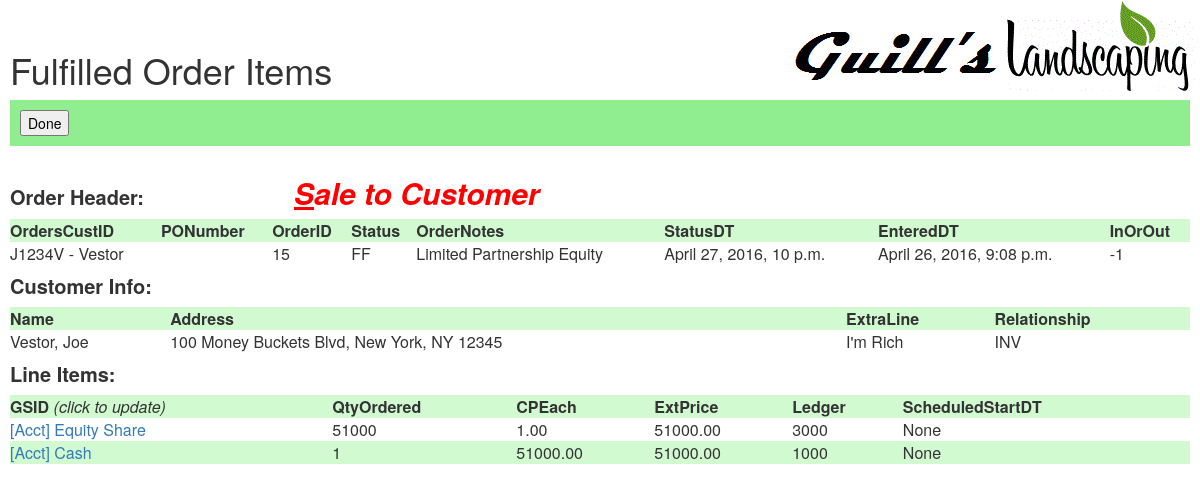
Screenshot of /hort/invoice_item_list/15/ (signed in) with the database file from the repository.
### hort/models.py (models this page shows, shortened)
class Orders(models.Model):
    IN = 1
    OUT = -1
    IN_OR_OUT_CHOICES = ((IN, 'In [1]'), (OUT, 'Out [-1]'),)
    OPEN = 'OP'
    FULLFILLED = 'FF'
    STATUS_CHOICES = ((OPEN, 'Open'), (FULLFILLED, 'Fullfilled'),) # (CANCELLED, 'Cancelled'), (SHIPPED, 'Shipped'),)
    PURCH = 'P'
    SALE = 'S'
    TYPE_CHOICES = ((PURCH, 'Purchase'), (SALE, 'Sale'),)
    USER_CHOICES = User.objects.all().values_list('id', 'username')
    Type = models.CharField(max_length=10, choices=TYPE_CHOICES)
    Status = models.CharField(max_length=10, choices=STATUS_CHOICES, blank=True)
    StatusDT = models.DateTimeField(auto_now=True)
    StatusBy = models.IntegerField(choices=USER_CHOICES, blank=True)  #ref to auth_user.id field?
    OrderNotes = models.TextField(max_length=1000, blank=True)
    AccountingDate = models.DateField(null=True, blank=True)
    EnteredDT = models.DateTimeField(auto_now_add=True)
    EnteredBy = models.IntegerField(choices=USER_CHOICES)  #ref to auth_user.id field?
    OrdersCustID = models.ForeignKey('Customer', on_delete=models.CASCADE)   #ref to hort_customer.id field?
    InOrOut = models.IntegerField(choices=IN_OR_OUT_CHOICES, blank=True)
    PONumber = models.CharField(max_length=20, blank=True)

class Customer(models.Model):
    SUPPLIER = 'SUP'
    CUSTOMER = 'CUS'
    INVESTOR = 'INV'
    OWNER = 'OWN'
    EMPLOYEE = 'EMP'
    RELATIONSHIP_CHOICES = ((SUPPLIER, 'Supplier'), (CUSTOMER, 'Customer'), (INVESTOR, 'Investor'),(OWNER, 'Owner'),(EMPLOYEE, 'Employee'),)
    CustID = models.CharField(max_length=20)
    FirstName = models.CharField(max_length=50, blank=True)
    LastName = models.CharField(max_length=50)
    ExtraLine = models.CharField(max_length=75, blank=True)
    StreetAddress = models.CharField(max_length=75)
    PostOffice = models.CharField(max_length=50)
    ZipCode = models.CharField(max_length=10)
    Relationship = models.CharField(max_length=3, choices=RELATIONSHIP_CHOICES, default=CUSTOMER)
    User_id = models.IntegerField(default=0)
    def __str__(self):
        return self.CustID + ' - ' + self.LastName

class Details(models.Model):
    USER_CHOICES = User.objects.all().values_list('id', 'username')
    L_ITER = [ ( p[0], '{0} - {1}'.format( p[0], p[1] ),) for p in LedgerAcct.objects.values_list('LedgerAcctNum', 'LedgerAcctTxt') ]
    NO = 0
    YES = 1
    ACCT_ENTRY_CHOICES = ((NO, 'No'), (YES, 'Yes'),)
    AcctEntry = models.IntegerField(choices=ACCT_ENTRY_CHOICES, default=0)
    OrderID = models.IntegerField(null=False)
    GSID = models.ForeignKey('GoodAndServices', on_delete=models.CASCADE)
    QtyOrdered = models.IntegerField(null=True)
    QtyInOrOut = models.IntegerField(null=True)
    CPEach = models.DecimalField(max_digits=14, decimal_places=2, default=0.00)
    ExtPrice = models.DecimalField(max_digits=14, decimal_places=2, default=0.00)
    Ledger = models.IntegerField(null=True)
    ScheduledStartDT = models.DateTimeField(null=True, blank=True)
    ScheduledCompleteDT = models.DateTimeField(null=True, blank=True)

class GoodAndServices(models.Model):
    GOOD = 'Good'
    SERVICES = 'Svcs'
    ACCOUNTING = 'Acct'
    CLASS_CHOICES = ((GOOD, 'Good'), (SERVICES, 'Svcs'),(ACCOUNTING, 'Acct'),)
    L_ITER = [ ( p[0], '{0} - {1}'.format( p[0], p[1] ),) for p in LedgerAcct.objects.values_list('LedgerAcctNum', 'LedgerAcctTxt') ]
    SUPPLIERS = Customer.objects.filter(Q(Relationship='SUP') | Q(Relationship='OWN')).values_list('CustID', 'LastName')
    Description = models.CharField(max_length=50)
    Class = models.CharField(max_length=12, choices=CLASS_CHOICES)
    LedgerIn = models.IntegerField(default=0, choices=L_ITER)   #FK to LedgerAcct?
    Cost = models.DecimalField(max_digits=14, decimal_places=2, default=0.00)
    LedgerOut = models.IntegerField(default=0, choices=L_ITER)   #FK to LedgerAcct?
    Price = models.DecimalField(max_digits=14, decimal_places=2, default=0.00)
    PrimarySupplier = models.CharField(max_length=50, choices=SUPPLIERS)
    PrimarySupplierPartNo = models.CharField(max_length=20, blank=True)
    def __str__(self):
        return '[' + self.Class + '] ' +self.Description

### hort/views.py (the view)
# urls.py: url(r'^invoice_item_list/(?P<invoice_id>[0-9]+)/$', views.invoice_item_list, name='invoice_item_list'),
@login_required
def invoice_item_list(request, invoice_id):
    order_info = Orders.objects.get(id=invoice_id)
    cust_str = str(order_info.OrdersCustID)
    cust_arr = cust_str.split(" - ")
    custid = cust_arr[0]
    cust_info = Customer.objects.get(CustID=custid)
    item_info = Details.objects.filter(OrderID=invoice_id)
    item_total = Details.objects.filter(OrderID=invoice_id).aggregate(item_sum=Sum('ExtPrice'))
    print(item_total)
    context = {'order_info':order_info,'cust_info':cust_info,'item_info':item_info,'item_total':item_total}
    return render(request, 'hort/invoice_item.html', context)

### hort/templates/hort/invoice_item.html (shortened to what this page needs)
{% load staticfiles %}
<head>
    <link rel="stylesheet" type="text/css" href="{% static 'hort/style.css' %}" />
    <link href="{% static 'bootstrap/css/bootstrap.css' %}" rel="stylesheet" type="text/css"/>
</head>
{% if order_info.Status|stringformat:"s" == "OP" %}
<h1>Order Items Entry</h1>
{% else %}
<h1>Fulfilled Order Items</h1>
{% endif %}
<div style="background-color:lightgreen; color:black; padding:10px;">
{% if order_info.Status|stringformat:"s" == "OP" %}
<button type="button" onclick="location.href='/hort/'">Home</button>
<button type="button" onclick="location.href='/hort/invoice_item/{{ order_info.id }}/0/'">Add Line Item</button>
<button type="button" onclick="location.href='/hort/invoice/'">Save For Later</button>
<button type="button" onclick="goBack()">Cancel</button>
{% else %}
<button type="button" onclick="location.href='/hort/ff_invoice/'">Done</button>
{% endif %}
</div>
<body style="margin:10px;">
<br>
{% if order_info %}
<h4 style="font-size:20px"><b>Order Header:<em>{% if order_info.Type|stringformat:"s" == "P" %}<u>P</u>urchase Order{% else %}<u>S</u>ale to Customer{% endif %}</em></b></h4>
    <table border="0" style="width:100%">
	<tr>
		<td><b>OrdersCustID</b></td>
		<td><b>PONumber</b></td>
		<td><b>OrderID</b></td>
		<td><b>Status</b></td>
		<td><b>OrderNotes</b></td>
		<td><b>StatusDT</b></td>
		<td><b>EnteredDT</b></td>
		<td><b>InOrOut</b></td>
	</tr>
    <tr>
        <td>{{ order_info.OrdersCustID }}</td>
		<td>{{ order_info.PONumber }}</td>
		<td>{{ order_info.id }}</td>
		<td>{{ order_info.Status }}</td>
		<td>{{ order_info.OrderNotes }}</td>
		<td>{{ order_info.StatusDT }}</td>
		<td>{{ order_info.EnteredDT }}</td>
		<td>{{ order_info.InOrOut }}</td>
	</tr>
 	</table>
<h4 style="font-size:20px"><b>Customer Info:</b></h4>
    <table border="0" style="width:100%">
	<tr>
		<td><b>Name</b></td>
		<td><b>Address</b></td>
		<td><b>ExtraLine</b></td>
		<td><b>Relationship</b></td>
	</tr>
    <tr>
	    <td>{{ cust_info.LastName }}{% if cust_info.FirstName %}, {{ cust_info.FirstName }}{% endif %}</td>
		<td>{{ cust_info.StreetAddress }}, {{ cust_info.PostOffice }} {{ cust_info.ZipCode }}</td>
		<td>{{ cust_info.ExtraLine }}</td>
		<td>{{ cust_info.Relationship }}</td>
	</tr>
 	</table>
<h4 style="font-size:20px"><b>Line Items:</b></h4>
    {% if item_info %}
    <table border="0" style="width:100%">
	<tr>
		<td><b>GSID</b> <i>(click to update)</i></td>
		<td><b>QtyOrdered</b></td>
		<td><b>CPEach</b></td>
		<td><b>ExtPrice</b></td>
		<td><b>Ledger</b></td>
		<td><b>ScheduledStartDT</b></td>
	</tr>
	{% for item in item_info %}
    <tr>
	    <td><a href="/hort/invoice_item/{{ order_info.id }}/{{ item.id }}/">{{ item.GSID }}</a></td>
		<td>{{ item.QtyOrdered }}</td>
		<td>{{ item.CPEach }}</td>
		<td>{{ item.ExtPrice }}</td>
		<td>{{ item.Ledger }}</td>
		<td>{{ item.ScheduledStartDT }}</td>
	</tr>
	{% endfor %}
 	</table>
	{% else %}
      <p>No Items are available.</p>
    {% endif %}
{% else %}
  <p>No Orders are available.</p>
{% endif %}
</body>

### hort/static/hort/style.css (style rules this page uses)
body { background: white url("images/hort.gif") no-repeat right top; }
td { padding: 2; vertical-align: top; }
tr:nth-child(odd) { background-color: hsl(120, 80%, 90%); }

### hort/templates/hort/invoice_item.html (style rules this page uses)
em { font-style: italic; font-size: 150%; color: red; margin-left: 5em; }

### rows the page displays
Orders: OrdersCustID "J1234V - Vestor", id "15", Status "FF", OrderNotes "Limited Partnership Equity", StatusDT "April 27, 2016, 10 p.m.", EnteredDT "April 26, 2016, 9:08 p.m.", InOrOut "-1"
Customer: LastName "Vestor", FirstName "Joe", StreetAddress "100 Money Buckets Blvd", PostOffice "New York, NY", ZipCode "12345", ExtraLine "I'm Rich", Relationship "INV"
Details: GSID "[Acct] Equity Share", QtyOrdered "51000", CPEach "1.00", ExtPrice "51000.00", Ledger "3000", ScheduledStartDT "None"
Details: GSID "[Acct] Cash", QtyOrdered "1", CPEach "51000.00", ExtPrice "51000.00", Ledger "1000", ScheduledStartDT "None"
